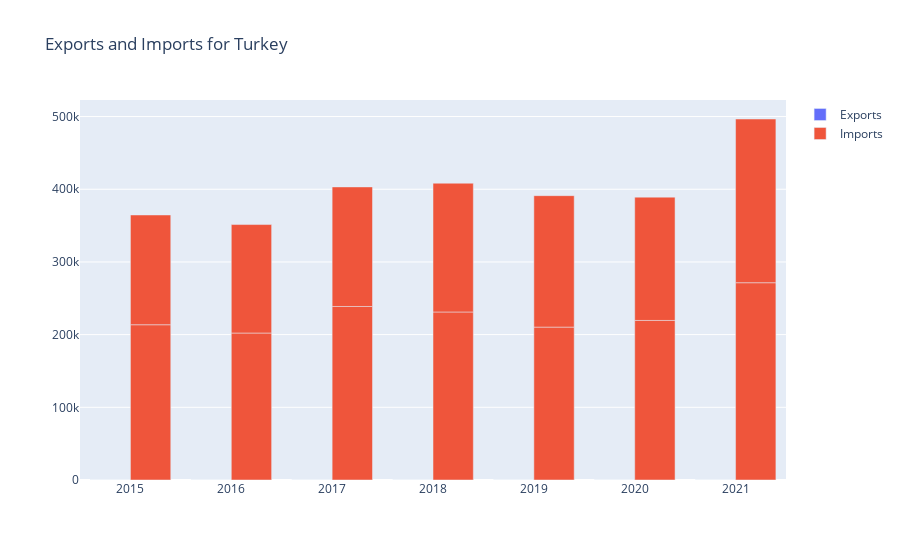

The notebook cell saved with this chart:
### Markdown cell above
**These plots show the real and expected, calculated using linear regression, values for inflation rate and unemployment rate. It can be seen that if the inflation rate had countinued increasing at the same rate it would have been lower than its value after the pandamic which suggests a correlation between inflation rate and Covid-19 but not necessarily causation.**

**On the other hand, the expected unemployment is higher than it's true value.**

### Code cell
temp = trade[trade["Country"] == "Turkey"]
fig = go.Figure(data=[
    go.Bar(name="Exports", x=temp["Time"], y=temp["Exports"]),
    go.Bar(name="Imports", x=temp["Time"], y=temp["Imports"])
])

fig.update_layout(barmode='group', title_text="Exports and Imports for Turkey")
fig.show()

### Figure 1 — Plotly figure (JSON) as saved in the notebook; plotly's stock layout.template omitted (floating-point values rounded to 4 significant figures)
{"data": [{"name": "Exports", "type": "bar", "x": [2015, 2016, 2017, 2018, 2019, 2020, 2021, 2018, 2017, 2015, 2016, 2019, 2021, 2020], "y": [0, 0, 0, 0, 0, 0, 0, 0, 0, 0, 0, 0, 0, 0]}, {"name": "Imports", "type": "bar", "x": [2015, 2016, 2017, 2018, 2019, 2020, 2021, 2018, 2017, 2015, 2016, 2019, 2021, 2020], "y": [213600.0, 202200.0, 238700.0, 231200.0, 210300.0, 219500.0, 271400.0, 177200.0, 164500.0, 151000.0, 149200.0, 180800.0, 225200.0, 169600.0]}], "layout": {"barmode": "group", "title": {"text": "Exports and Imports for Turkey"}}}
